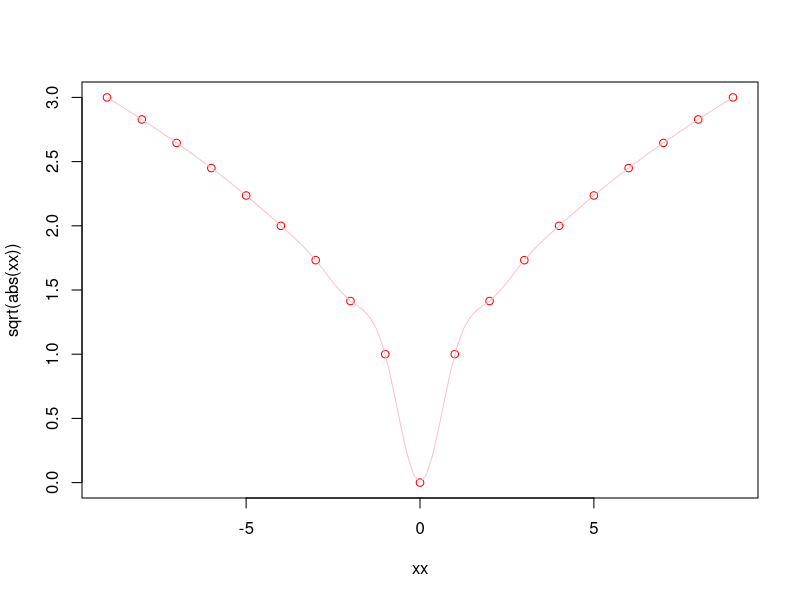
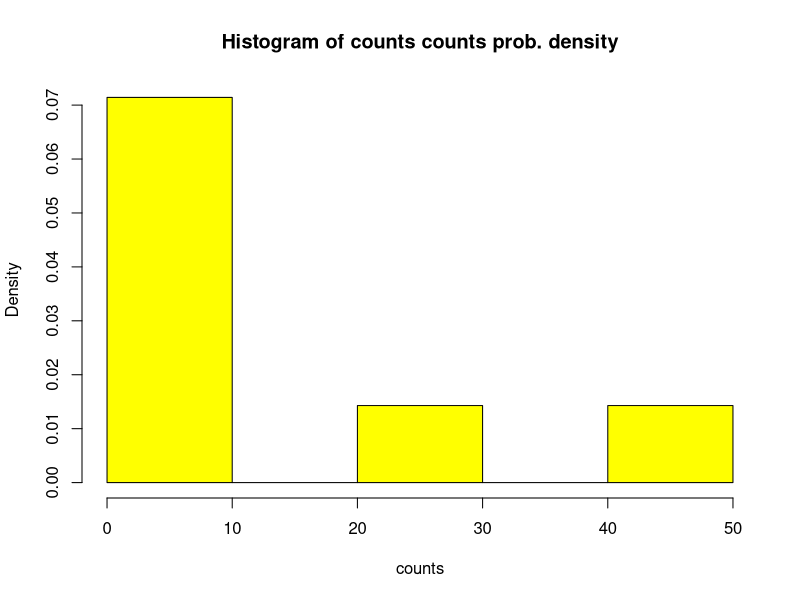
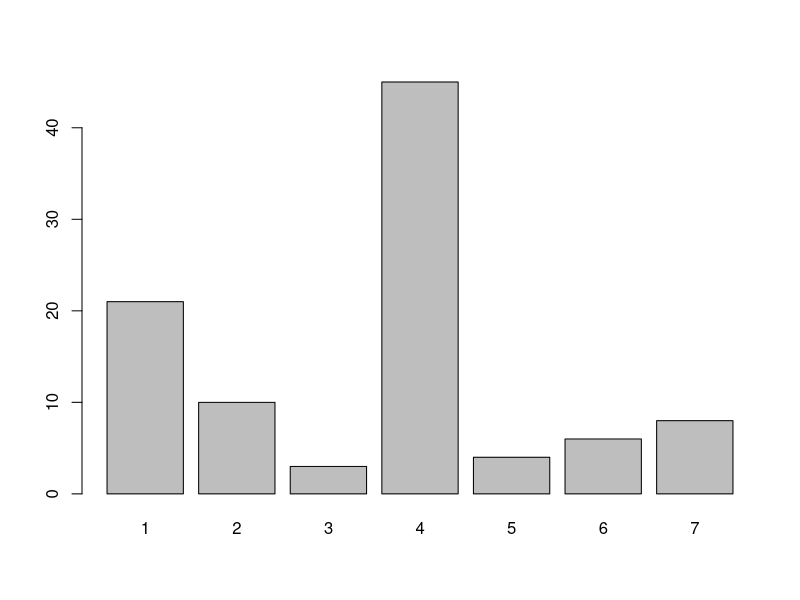

Generate these figures, in order, with R: (Note: this script raises an error after producing the figures.)
## ---- chunk 1
knitr::opts_chunk$set(echo = TRUE)
## ---- chunk 2

example(sqrt)
## ---- chunk 3

?plot
## ---- chunk 4

objects()
## ---- chunk 5

search()
## ---- chunk 6

str(mean)
## ---- chunk 7

str(sqrt)
## ---- chunk 8

119%/%12
## ---- chunk 9

119%%12
## ---- chunk 10

x = c(1 , 2 , 3)
y = c(2 , 3 )

x * y
## ---- chunk 11

seq(1 , 7 , 2)
## ---- chunk 12
v = c(10,13,5,3,7,1)

v = sort(v)
v = v[-1]
v = v[-length(v)]

v
## ---- chunk 13

x = 1:10

sum(x < 5)
## ---- chunk 14

sum(x[x<5])
## ---- chunk 15

rep(3,5)
## ---- chunk 16

rep(1:4 , 2)
## ---- chunk 17

rep(1:4 , each = 2)
## ---- chunk 18

rep(1:4 , each = 2 , times = 3)
## ---- chunk 19
rep(1:4 , 1:4)
## ---- chunk 20

s = 1:3
  
class(s)
typeof(s)
## ---- chunk 21

c = c(1 , 5 , 10)

class(c)
typeof(c)
## ---- chunk 22

ns = -5:5

ns.positive.index = ns > 0
ns.odd.index = ns %% 2 == 1

ns[ns.positive.index & ns.odd.index]
## ---- chunk 23

y = c(5 , NA , 3)

is.na(y)

y[! is.na(y)]
## ---- chunk 24

gender = c("male" , "female", "female", "female","male" , "female")
gen_factor = factor(gender)

str(gen_factor)
## ---- chunk 25
counts = c(21 , 10 , 3 , 45 , 4 , 6 , 8)
names(counts) = c(1:length(counts))

hist(counts , col = "yellow" , freq = F , main = paste("Histogram of" , "counts" , xlab = "counts" , ylab = "prob. density"))
barplot(counts)
## ---- chunk 26

?hist()
## ---- chunk 27

?barplot()
## ---- chunk 28

v1 = c(1:20)
dim(v1) = c(5 , 4)

class(v1)
str(v1)
v1

v1 = c(1:20)
dim(v1) = c(5 , 2 , 2)
class(v1)
str(v1)
v1
## ---- chunk 29

m1 = matrix(1:12 , nrow = 3 , byrow = T)
m1
m1[3 , ]
## ---- chunk 30

A = matrix(c(1 , -2 , 4 , 3) , nrow = 2)
b = c(12 , 4)

x = solve(A , b)

x

A%*%x
## ---- chunk 31

ar = array(1:24 , dim = c(3 , 2 , 4) )

ar
ar[, , 3]

?array
## ---- chunk 32

u = sqrt(2)

identical(u*u , 2)
all.equal(u*u , 2)
## ---- chunk 33

x = 10
y = 15

#first method:

if (x>y) {
  cat("x is bigger\n")
}else if (y>x) {
  cat("y is bigger\n")
  }else {
    cat("x and y are equal")
  }


## ---- chunk 34

# second method

sign = sign(x - y)

msg = switch(as.character(sign) , "1" = "x is bigger" , "-1" = "y is bigger" , "0" = "x and y are equal")

msg
## ---- chunk 35

v = c("a" , "b" , "c")

for (i in seq_along(v)) cat(i , v[i] , "\n")
## ---- chunk 36

facto = function (n) {
  
  m = n
  tmp = n
  
  while (m > 1) {
    
    m = m - 1
    tmp = m * tmp
  }
  
  return (tmp)
}


facto(3)
cumprod(1:3)[length(1:3)]
factorial(3)
## ---- chunk 37

y = log(rpois(5 , 1.5))

y

y = ifelse(y<0 , NA , y)

y
## ---- chunk 38
x = c(1 , 5 ,7)
y = x

y
## ---- chunk 39

x[1] = 2

y
## ---- chunk 40


l1 = list(c(1 , 3 ,5) , c(T , F , T) , "list is a good thing")

str(l1)
## ---- chunk 41
l1[1]

l1[[1]]

# if you put one bracket you get another list, if you put two brackets you get the content of that list

l1[[1]][2]
## ---- chunk 42
l2 = list(num = c(1,2,3) , text = "R is bullshit")

str(l2)

l2$text
## ---- chunk 43

l3 = l2

l2[1] = list(3:1)

l2
l3
## ---- chunk 44

letter = letters[1:5]
numbers = 1:5

df1 = data.frame(letter , numbers)

str(df1)
## ---- chunk 45

df1[[1]]
df1$letter

# dataframes can be also accessed the matrix way

df[1,2]
## ---- chunk 46

df1[sample(1:5 , 2) ,]
## ---- chunk 47

filter = sapply(df1 , is.numeric)

df1[,filter]
## ---- chunk 48

df2 = df1

len = length(df1[[1]])

df2 = df1[-((len-1) : len),]

df1
df2
## ---- chunk 49

filter = c(T , F)

df1[filter , ]
## ---- chunk 50

x = c(1 , 2 , 3)

x[0]
## ---- chunk 51

x = setNames(x , letters[1:3])

x["a"]
## ---- chunk 52

power = function(exp) function(x) x^exp

power(2)(2)
## ---- chunk 53

p = 8/(8 + 12 + 10) #the prob. of success
s = 0:4 # number of success
n = 4 # number of total trials

ap = dbinom(s , n , p )

barplot(ap , names = s , xlab = 'x' , ylab = 'f(x)' , main = "binomial dist." , col = "yellow")
## ---- chunk 54

y = 0:10
p =1/8 

ap = dgeom(y , p)

barplot(ap , names = 1:11 , col = 'blue')
## ---- chunk 55

lambda = 1
k = 0:10

ap = setNames(dpois(k , lambda) , 0:10) 

barplot(ap , names = k , col = 'red')

cat('the probability to get two wrong calls is:' , ap["2"])
cat('the probability to get at least wrong calls is:' , sum(ap[2:10]))
## ---- chunk 56
#A)

p_ann = dnbinom(2 , 5 , 0.58)
p_magg = dnbinom(2 , 5 , 0.42)

cat('the prob. of game completion in 7 games is:' , p_ann + p_magg)

#B) 

cat('the prob. that Ann wins provided that the seies end in 7 games is:', p_ann/(p_ann + p_magg))
## ---- chunk 57

# 1

# the probability of defective screws follows a Bionomial distribution. The prob. of no defective screws means setting r = 0:

cat("the prob. of no defective screws is:" , dbinom(0 , 100 , 0.015))

## ---- chunk 58

# 2

k = 0:10

p.binom = dbinom(k , 100 , 0.015)

lambda = 100 * 0.015

p.pois = dpois(k ,lambda)



## ---- chunk 59

install.packages('ggplot2')
library(ggplot2)

## ---- chunk 60

# to plot the two distributions we use the ggplot2 library

data = data.frame(k , p.binom , p.pois)

plot = ggplot(data, aes(x = k))

plot + geom_bar(aes(y = p.binom) , stat = 'identity' , fill = 'red'  , alpha = 0.5)+ geom_line(aes(y = p.pois) , color = "blue") + labs(title = "Binomial vs Poisson Dist." , x = '# of defective screws' , y = 'Density')
## ---- chunk 61

# let's plot the  binomial cumulative density of k = 100 and n > 100 for p = 1 -  0.015

n = 100:110
k = 100

p.xtra = 1 - pbinom(k , n , 1 - 0.015)

data = data.frame(n , p.xtra)

plot = ggplot(data , aes(x = n))

plot + geom_bar(aes(y = p.xtra) , stat = 'identity' , fill = 'yellow') + labs(title = 'the probability of at least 100 non-defective screws whithin n screws' , x = '# of total screws' , y = 'density') + geom_hline(yintercept = 0.8 , linetype = 'dashed' , color = 'red')
## ---- chunk 62

# first let's plot the waiting time for the next earthquake

t = 1:10
lambda = 1/3

p.exp = dexp(t , 1/3)

data = data.frame(t , p.exp)

plot = ggplot(data , aes(x = t))

plot + geom_bar(aes(y = p.exp) , stat = 'identity' , fill = 'blue') + labs(title = 'the waiting time for the next earthquake' , x = 'months' , y = 'density') + geom_vline(xintercept = c(3 , 7) , linetype = 'dashed' , color = 'green')
## ---- chunk 63

# next we can evaluate the cumulative density 

cat('the probability that the next earthquake happens between next 3 and 7 month is:' , pexp(7 , 1/3) - pexp(3 , 1/3))
## ---- chunk 64

# The failure of the device is a poisson process with expected number of occurence of 1 in 10 years. in other words lambda is 0.1 for T = 1 year. We want to compute the probability of a waiting time of at least 10 years provided that the device has not failed after 5 years. But we know that the poisson process is memory-less therefore the waiting time does not depend on the previously elapsed time without failure. 

p.wait = 1 - pexp(10 , 0.1)

p.wait
## ---- chunk 65

# 1 using runif() 

uniform_ab <- function(x, a, b) {
  ifelse(x > a & x < b, 1/(b - a), 0)
}


x_domain <- seq(from = 0, to = 10, by = 0.1)
f_x <- sapply(x_domain, uniform_ab, a = 2, b = 4)

samples <- runif(10000, 2, 4)

data1 <- data.frame(x_domain, f_x)
data2 <- data.frame(samples)

plot <- ggplot() +
  geom_line(data = data1 , aes( y = f_x , x = x_domain), color = 'red') +
  geom_histogram(data = data2, aes(x = samples , y = ..density..), binwidth = 0.1, color = 'blue' , fill = 'blue')  + labs(title = 'Histogram of Samples vs Given Distribution',
       x = 'x',
       y = 'Density') 


print(plot)
## ---- chunk 66

# 1 using ITM

UNIFORM_AB <- function(u, a, b) {
  ifelse(u > 0 & u < 1, a + u * (b - a), ifelse(u < a, 0, 1))
}

u = runif(10000)
samples3 = sapply(u , UNIFORM_AB , 2 , 4)

data3 = data.frame(samples3)

plot = ggplot() + geom_line( data = data1 , aes(x = x_domain , y = f_x) , color = 'red', size = 1.5) + geom_histogram( data = data3 , aes(x = samples3 , y = ..density..) , color = 'black' , fill = 'black' , binwidth = 0.1 , alpha = 0.5) + labs(title = 'Histogram of Samples by ITM vs The Given PDF' , x = 'x', y = 'density')

print(plot)

## ---- chunk 67

# 1 using sample function

samples4 = sample(x_domain , size = 10000 , replace = T , prob = uniform_ab(x_domain, 2 , 4))

data4 = data.frame(samples4)

plot = ggplot() + geom_line(data = data1 , aes(x = x_domain , y = f_x) , color = 'red', size = 1.5) + geom_histogram(data = data4 , aes(x = samples4 , y = ..density..) , color  = 'green' , alpha = 0.5 , binwidth = 0.1) + labs(title = "Histogram of samples using sample() vs the given pdf" , x = 'x' , y = 'density')



print(plot)
## ---- chunk 68

# 2 using ITM

customf = function(x) 2*x

CUSTOMF = function(u) u^0.5

x_domain = seq(from = 0 , to = 1 , by = 0.1)
u = runif(10000 , 0 , 1)

data1 = data.frame(x_domain , y = sapply(x_domain , customf))

data2 = data.frame(x = sapply(u , CUSTOMF))


plot = ggplot() + geom_line(data = data1 , aes(x = x_domain , y = y ) , color = 'red' ,size = 1.5 ) + geom_histogram(data = data2 , aes(x = x , y = ..density..) , col = 'violet' , fill = 'violet' , alpha = 0.5)+ labs(title = 'ITM samples vs PDF' , x = 'x' , y = 'density')

print(plot)
## ---- chunk 69

# 2 using sample

data3 = data.frame(x= sample(x_domain , size = 10000 , replace = T , prob = customf(x_domain)))

plot = ggplot() + geom_line(data = data1 , aes(x = x_domain , y = y ) , color = 'red' ,size = 1.5 ) + geom_histogram(data = data3 , aes(x = x , y = ..density..) , col = 'violet' , fill = 'cyan' , alpha = 0.5 , binwidth = 0.1)+ labs(title = 'R samples vs PDF' , x = 'x' , y = 'density')

print(plot)


## ---- chunk 70

#3 using rexp

expo = function(x , lambda) lambda * exp(x * -lambda)
samples1 = rexp(100000 , rate = 2)

x_domain = seq(from = 0 , to = 10 , by = 0.1)

data1 = data.frame( x_domain , y = sapply(x_domain , expo , lambda = 2))
data2 = data.frame(x = samples1) 

plot = ggplot() + geom_line(data = data1 , aes(x = x_domain , y = y) , color = 'red' , size = 1.5) + geom_histogram(data = data2 , aes(x = x , y = ..density..) ,  , color = 'pink' , binwidth = 0.1) + labs(title = 'rexp() Samples vs PDF' , x = 'x' , y = 'density') 

print(plot)
## ---- chunk 71

#3 using ITM

EXPO = function(u , lambda) -1/lambda * log(1 - u)

u = runif(10000)

sample3 = sapply(u , EXPO , lambda = 2)

data3 = data.frame(x = sample3)

plot = ggplot() + geom_line(data = data1 , aes(x = x_domain , y = y) , color = 'red' , size = 1.5) + geom_histogram(data = data3 , aes(x = x , y = ..density..) ,  , color = 'yellow' , binwidth = 0.1 , fill = 'yellow' , alpha = 0.5) + labs(title = 'rexp() Samples vs PDF' , x = 'x' , y = 'density' )

print(plot)
## ---- chunk 72

poiss.moment1 = integrate(function(k , lambda = 2) {lambda ^k * exp(-lambda)/factorial(k) * k} , lower = 0 , upper = 100)$value
poiss.moment2 = integrate(function(k , lambda = 2) {lambda ^k * exp(-lambda)/factorial(k) * k^2} , lower = 0 , upper = 100)$value

cat('the mean of the poisson dist is:' , poiss.moment1)
cat('the variance of the poisson dist is:' , poiss.moment2 - poiss.moment1^2)

## ---- chunk 73

samples = rpois(10000 , 2)

mean = mean(samples)
variance = var(samples)

cat('the mean of the poisson dist is:' , mean)
cat('the variance of the poisson dist is:' , variance)
## ---- chunk 74

# frequentist estimator is simply the ratio of y to n

y = 11
n = 116

p.f = y/n

cat('the frequentist estimator for p is equal to:' , p.f)
## ---- chunk 75

    p.list = seq(from = 0 , to = 1 , by = 0.001)
    alpha.p = 1
    beta.p = 10
    alpha = y
    beta = n - y

    post.p = dbeta(p.list , alpha + alpha.p , beta + beta.p)

    data1 = data.frame(x = p.list , y = post.p)

    plot = ggplot() + geom_line(data = data1 , aes(x = x , y = y) , color = 'blue')+ labs(title = 'Posterior PDF', x = 'p' , y = 'Density')

    print(plot)
## ---- chunk 76

post.samples = sample(p.list , 1000000, replace=T , prob = post.p)

post.mean = mean(post.samples)
post.var = var(post.samples)

ci.95 = qbeta(c(0.025, 0.975), alpha + alpha.p , beta + beta.p)

plot = ggplot() + geom_line(data = data1 , aes(x = x , y = y) , color = 'blue')+ geom_vline(xintercept = ci.95, linetype = 'dashed', color = 'red')+ geom_vline(xintercept = post.mean, linetype = 'dashed' , color = 'orange') + labs(title = 'Posterior PDF', x = 'p' , y = 'Density') 

print(plot)
## ---- chunk 77

# starting with the Bayesian approach we just need to see where p = 0.1 is:

cat('the 95% credibility interval for the posterior is from' , ci.95[1] , 'to' , ci.95[2], 'so the null hypothesis is not rejected')
## ---- chunk 78


ci.norm95 = qnorm(c(0.025, 0.975) , post.mean , sqrt(post.var) )

ci.norm95 
## ---- chunk 79

# for the frequentist approach we simply need to assume p = 0.1 and find the corresponding binomial distribution. if the area under the curve, for the ranges: (y,n) and (0 , n - y) is less than 0.05 then we have a significant result and H0 is rejected 

y.list = 0:n

binom.y = pbinom(y, n , 0.1) + pbinom(n - y , n , 0.1, lower.tail = F) 

cat('The p-value is:' , binom.y , 'So that H0 is not rejected')
## ---- chunk 80

binom.test(11 , 116 , 0.1)
## ---- chunk 81

y.new = 9
n.new = 116
p.f.new = y.new/n.new

cat('the frequentist estimator for p new is:', p.f.new)
## ---- chunk 82

alpha.new = y.new
beta.new = n.new - y.new

post.p.new = dbeta(p.list , alpha.new  , beta.new) * post.p

post.p.new = post.p.new  / sum(0.001 * post.p.new)


data2 = data.frame(x = p.list , y = post.p.new)

plot = ggplot() + geom_line(data = data2 , aes(x = x , y = y), color = 'blue') + labs(title = 'Posterior for the new method' , x = 'x' , y = 'density')

print(plot)
## ---- chunk 83

samples = sample(p.list , 10000 , replace = T , post.p.new )

post.mean.new = mean(samples)
post.var.new = var(samples)

ci.95.new = quantile(samples , c(0.025 , 0.975) )


plot = ggplot() +  
## ---- chunk 84

?quantile(samples , )
